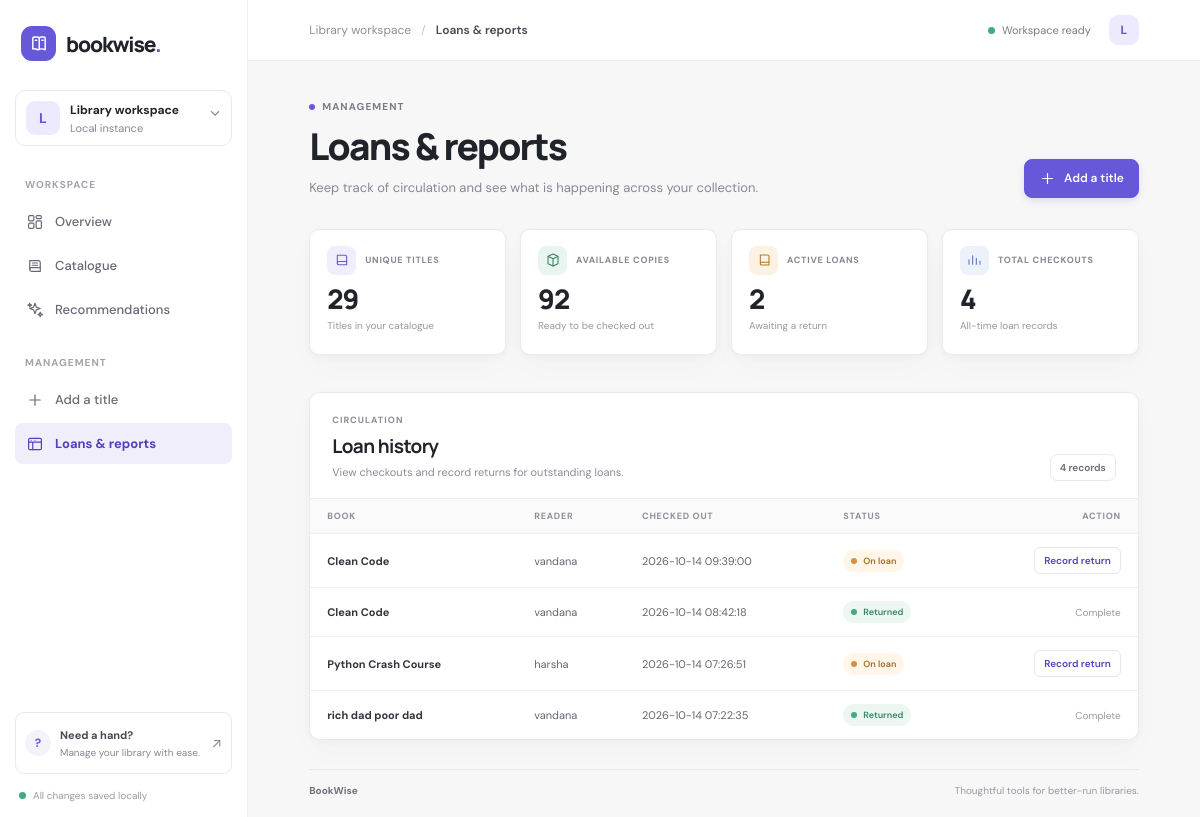
The page /admin on the database its author committed.
### tables this page shows
CREATE TABLE loans(id INTEGER PRIMARY KEY,book_id INTEGER NOT NULL REFERENCES books(id),borrower TEXT NOT NULL,borrowed_at TEXT DEFAULT CURRENT_TIMESTAMP,returned_at TEXT);

CREATE TABLE books(id INTEGER PRIMARY KEY,title TEXT NOT NULL,author TEXT NOT NULL,category TEXT NOT NULL,copies INTEGER NOT NULL CHECK(copies>=0),item_type TEXT NOT NULL);

### app.py (the view)
@app.get('/admin')
def admin():
 r=repo(); return render_template('admin.html',books=r.list_books(),loans=r.list_loans(),stats=r.stats())

### app.py (called while the page is built)
def repo(): return LibraryRepository(app.config['DATABASE'])

### library_system/database.py (called while the page is built)
 def connect(self)->sqlite3.Connection:
  db=sqlite3.connect(self.path); db.row_factory=sqlite3.Row; db.execute('PRAGMA foreign_keys=ON'); return db

 def list_books(self,search:str='',category:str='')->list[dict[str,Any]]:
  sql='SELECT * FROM books WHERE 1=1'; args=[]
  if search: sql+=' AND (LOWER(title) LIKE ? OR LOWER(author) LIKE ?)'; args += [f'%{search.lower()}%',f'%{search.lower()}%']
  if category: sql+=' AND category=?'; args.append(category)
  sql+=' ORDER BY title COLLATE NOCASE'
  with self.connect() as db: return [dict(x) for x in db.execute(sql,args).fetchall()]

 def list_loans(self)->list[dict[str,Any]]:
  with self.connect() as db: return [dict(x) for x in db.execute('SELECT loans.*,books.title FROM loans JOIN books ON books.id=loans.book_id ORDER BY loans.id DESC')]

 def stats(self)->dict[str,int]:
  with self.connect() as db:
   b=db.execute('SELECT COUNT(*) titles,COALESCE(SUM(copies),0) copies FROM books').fetchone(); l=db.execute('SELECT COUNT(*) total,SUM(CASE WHEN returned_at IS NULL THEN 1 ELSE 0 END) active FROM loans').fetchone()
  return {'titles':b['titles'],'copies':b['copies'],'loans':l['total'],'active_loans':l['active'] or 0}

### templates/admin.html (shortened to what this page needs)
{% extends 'base.html' %}
{% block breadcrumb %}Loans &amp; reports{% endblock %}
{% block content %}
<section class="page-intro">
  <div>
    <span class="eyebrow"><span class="eyebrow-dot"></span> MANAGEMENT</span>
    <h1>Loans &amp; reports</h1>
    <p>Keep track of circulation and see what is happening across your collection.</p>
  </div>
  <a class="button button-primary" href="{{ url_for('add_book') }}">
    <svg viewBox="0 0 24 24" aria-hidden="true"><path d="M12 5v14M5 12h14"/></svg>
    Add a title
  </a>
</section>
<section class="stats-grid admin-stats" aria-label="Library statistics">
  <article class="stat-card">
    <div class="stat-card-top"><span class="stat-icon icon-violet"><svg viewBox="0 0 24 24" aria-hidden="true"><path d="M5 4.75h11.5A2.5 2.5 0 0 1 19 7.25v12H7.5A2.5 2.5 0 0 1 5 16.75v-12Z"/><path d="M5 16.75a2.5 2.5 0 0 1 2.5-2.5H19"/></svg></span><span class="stat-label">UNIQUE TITLES</span></div>
    <div class="stat-value">{{ stats.titles }}</div>
    <div class="stat-caption">Titles in your catalogue</div>
  </article>
  <article class="stat-card">
    <div class="stat-card-top"><span class="stat-icon icon-green"><svg viewBox="0 0 24 24" aria-hidden="true"><path d="M4.5 6.5 12 3l7.5 3.5v11L12 21l-7.5-3.5v-11Z"/><path d="m4.8 6.7 7.2 3.4 7.2-3.4M12 10.2V21"/></svg></span><span class="stat-label">AVAILABLE COPIES</span></div>
    <div class="stat-value">{{ stats.copies }}</div>
    <div class="stat-caption">Ready to be checked out</div>
  </article>
  <article class="stat-card">
    <div class="stat-card-top"><span class="stat-icon icon-amber"><svg viewBox="0 0 24 24" aria-hidden="true"><path d="M6.5 4.5h11a2 2 0 0 1 2 2v13H8.5a2 2 0 0 1-2-2v-13ZM6.5 17.5a2 2 0 0 1 2-2h11"/></svg></span><span class="stat-label">ACTIVE LOANS</span></div>
    <div class="stat-value">{{ stats.active_loans }}</div>
    <div class="stat-caption">Awaiting a return</div>
  </article>
  <article class="stat-card">
    <div class="stat-card-top"><span class="stat-icon icon-blue"><svg viewBox="0 0 24 24" aria-hidden="true"><path d="M4.5 18.5v-7M10 18.5v-13M15.5 18.5v-9M21 18.5v-5"/></svg></span><span class="stat-label">TOTAL CHECKOUTS</span></div>
    <div class="stat-value">{{ stats.loans }}</div>
    <div class="stat-caption">All-time loan records</div>
  </article>
</section>
<section class="data-panel">
  <div class="section-heading">
    <div>
      <span class="section-kicker">CIRCULATION</span>
      <h2>Loan history</h2>
      <p>View checkouts and record returns for outstanding loans.</p>
    </div>
    <span class="table-count">{{ loans|length }} {{ 'record' if loans|length == 1 else 'records' }}</span>
  </div>
  <div class="table-scroll">
    <table class="data-table">
      <thead><tr><th>BOOK</th><th>READER</th><th>CHECKED OUT</th><th>STATUS</th><th class="actions-heading">ACTION</th></tr></thead>
      <tbody>
        {% for l in loans %}
          <tr>
            <td><span class="table-book">{{ l.title }}</span></td>
            <td>{{ l.borrower }}</td>
            <td>{{ l.borrowed_at }}</td>
            <td><span class="loan-status {{ 'status-active' if not l.returned_at else 'status-returned' }}"><span></span>{{ 'On loan' if not l.returned_at else 'Returned' }}</span></td>
            <td class="actions-cell">
              {% if not l.returned_at %}
                <form method="post" action="{{ url_for('return_book', book_id=l.book_id) }}">
                  <button class="return-button" type="submit">Record return</button>
                </form>
              {% else %}
                <span class="completed-label">Complete</span>
              {% endif %}
            </td>
          </tr>
        {% else %}
          <tr><td colspan="5"><div class="table-empty"><span>No loans recorded yet.</span><small>Once a reader checks out a title, it will appear here.</small></div></td></tr>
        {% endfor %}
      </tbody>
    </table>
  </div>
</section>
{% endblock %}

### rows shown on the page
loans: title "Clean Code", borrower "vandana", borrowed_at "2026-10-14 09:39:00", returned_at "On loan"
loans: title "Clean Code", borrower "vandana", borrowed_at "2026-10-14 08:42:18", returned_at "Returned", shows "Complete"
loans: title "Python Crash Course", borrower "harsha", borrowed_at "2026-10-14 07:26:51", returned_at "On loan"
loans: title "rich dad poor dad", borrower "vandana", borrowed_at "2026-10-14 07:22:35", returned_at "Returned", shows "Complete"

### other values the page prints
{{ stats.titles }} "29"
{{ stats.copies }} "92"
{{ stats.active_loans }} "2"
{{ stats.loans }} "4"
{{ loans|length }} "4"
{{ 'record' if loans|length == 1 else 'records' }} "records"
